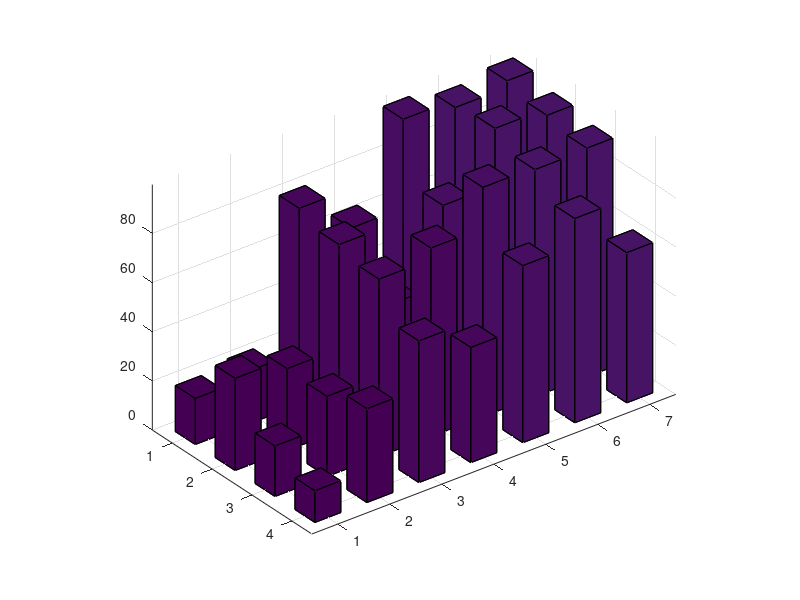

MATLAB code for this plot: (Note: this script raises an error after producing the figure.)
%% N=0.25 cal different spectra 
close all; clear all; clc
Without=[5.56	10.42	81.94	62.45	99.91	97.96	100
12.50	32.64	82.64	79.79	99.79	96.67	100
50.00	27.78	80.56	73.22	99.77	89.72	99.31
3.47	12.50	65.97	44.26	99.86	98.40	97.22
22.22	24.31	88.19	59.03	99.98	100	100];
mapminmax=[17.36	20.83	4.86	41.02	56.30	54.70	58.33
33.33	54.17	95.14	69.93	65.32	95.09	47.92
11.11	36.11	94.44	62.64	76.64	98.17	59.03
14.58	30.56	43.06	54.86	78.87	79.05	50.69
-11.81	49.31	50.69	5.93	83.06	88.61	89.58];
zscore=[33.33	28.47	82.64	84.24	97.66	99.86	96.53
13.89	54.17	95.83	80.49	89.31	95.60	82.64
0.69	36.81	55.56	74.56	87.18	96.50	86.11
20.14	20.14	33.33	54.56	92.48	70.19	100
34.72	23.61	93.75	89.95	99.93	100	100];
mapstd=[47.22	11.11	75.69	46.39	95.00	99.72	99.31
36.11	54.86	79.86	68.43	91.44	98.87	96.53
39.58	28.47	86.81	57.57	82.04	99.98	95.83
60.42	18.75	79.17	38.63	55.62	95.37	93.06
4.17	53.47	56.94	6.00	52.87	99.24	94.44];
Res=[mean(Without);mean(mapstd);mean(zscore);mean(mapminmax)];
b=bar3(Res,0.5);
%colorbar
caxis([1 100]);
for k=1:length(b)
    zdata=b(k).ZData;
    b(k).CData=zdata;
    b(k).FaceColor='interp';
end
set(gca,'xticklabel',{'PLS-DA','LDA','DT','ELM','SAE','RF','SC'});
set(gca,'yticklabel',{'No treatment','Mapstd','Mapmimax','Zscore'});
hXLabel=xlabel('ML models','Rotation',22);
hYLabel=ylabel('Spectra normalization methods','Rotation',-35);
hZLabel=zlabel('Accuracy/%');